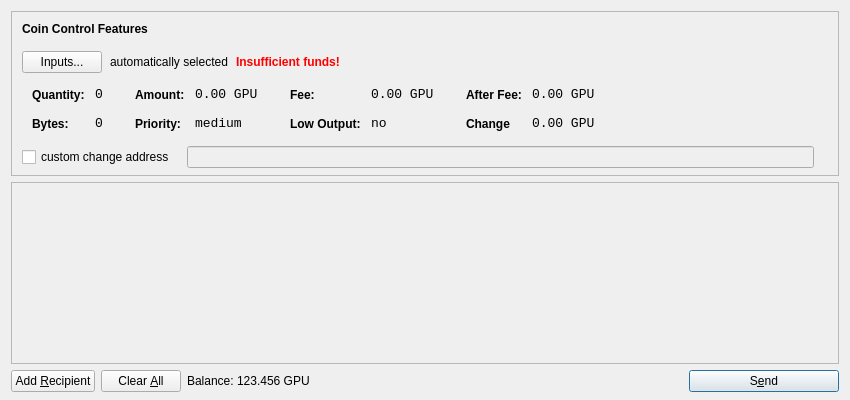
<?xml version="1.0" encoding="UTF-8"?>
<ui version="4.0">
 <class>SendCoinsDialog</class>
 <widget class="QDialog" name="SendCoinsDialog">
  <property name="geometry">
   <rect>
    <x>0</x>
    <y>0</y>
    <width>850</width>
    <height>400</height>
   </rect>
  </property>
  <property name="windowTitle">
   <string>Send Coins</string>
  </property>
  <property name="styleSheet">
   <string notr="true">background-image: url(:/images/bkg2);</string>
  </property>
  <layout class="QVBoxLayout" name="verticalLayout" stretch="0,1,0">
   <property name="bottomMargin">
    <number>8</number>
   </property>
   <item>
    <widget class="QFrame" name="frameCoinControl">
     <property name="sizePolicy">
      <sizepolicy hsizetype="Expanding" vsizetype="Expanding">
       <horstretch>0</horstretch>
       <verstretch>0</verstretch>
      </sizepolicy>
     </property>
     <property name="maximumSize">
      <size>
       <width>16777215</width>
       <height>16777215</height>
      </size>
     </property>
     <property name="frameShape">
      <enum>QFrame::StyledPanel</enum>
     </property>
     <property name="frameShadow">
      <enum>QFrame::Sunken</enum>
     </property>
     <layout class="QVBoxLayout" name="verticalLayoutCoinControl2">
      <property name="spacing">
       <number>6</number>
      </property>
      <property name="leftMargin">
       <number>0</number>
      </property>
      <property name="topMargin">
       <number>0</number>
      </property>
      <property name="rightMargin">
       <number>0</number>
      </property>
      <property name="bottomMargin">
       <number>6</number>
      </property>
      <item>
       <layout class="QVBoxLayout" name="verticalLayoutCoinControl" stretch="0,0,0,0,1">
        <property name="spacing">
         <number>0</number>
        </property>
        <property name="leftMargin">
         <number>10</number>
        </property>
        <property name="topMargin">
         <number>10</number>
        </property>
        <item>
         <layout class="QHBoxLayout" name="horizontalLayoutCoinControl1">
          <property name="bottomMargin">
           <number>15</number>
          </property>
          <item>
           <widget class="QLabel" name="labelCoinControlFeatures">
            <property name="sizePolicy">
             <sizepolicy hsizetype="Preferred" vsizetype="Maximum">
              <horstretch>0</horstretch>
              <verstretch>0</verstretch>
             </sizepolicy>
            </property>
            <property name="font">
             <font>
              <weight>75</weight>
              <bold>true</bold>
             </font>
            </property>
            <property name="styleSheet">
             <string notr="true">font-weight:bold;</string>
            </property>
            <property name="text">
             <string>Coin Control Features</string>
            </property>
           </widget>
          </item>
         </layout>
        </item>
        <item>
         <layout class="QHBoxLayout" name="horizontalLayoutCoinControl2" stretch="0,0,0,0">
          <property name="spacing">
           <number>8</number>
          </property>
          <property name="bottomMargin">
           <number>10</number>
          </property>
          <item>
           <widget class="QPushButton" name="pushButtonCoinControl">
            <property name="styleSheet">
             <string notr="true"/>
            </property>
            <property name="text">
             <string>Inputs...</string>
            </property>
           </widget>
          </item>
          <item>
           <widget class="QLabel" name="labelCoinControlAutomaticallySelected">
            <property name="text">
             <string>automatically selected</string>
            </property>
            <property name="margin">
             <number>5</number>
            </property>
           </widget>
          </item>
          <item>
           <widget class="QLabel" name="labelCoinControlInsuffFunds">
            <property name="font">
             <font>
              <weight>75</weight>
              <bold>true</bold>
             </font>
            </property>
            <property name="styleSheet">
             <string notr="true">color:red;font-weight:bold;</string>
            </property>
            <property name="text">
             <string>Insufficient funds!</string>
            </property>
            <property name="margin">
             <number>5</number>
            </property>
           </widget>
          </item>
          <item>
           <spacer name="horizontalSpacerCoinControl">
            <property name="orientation">
             <enum>Qt::Horizontal</enum>
            </property>
            <property name="sizeHint" stdset="0">
             <size>
              <width>40</width>
              <height>1</height>
             </size>
            </property>
           </spacer>
          </item>
         </layout>
        </item>
        <item>
         <widget class="QWidget" name="widgetCoinControl" native="true">
          <property name="sizePolicy">
           <sizepolicy hsizetype="Preferred" vsizetype="Preferred">
            <horstretch>0</horstretch>
            <verstretch>0</verstretch>
           </sizepolicy>
          </property>
          <property name="minimumSize">
           <size>
            <width>0</width>
            <height>0</height>
           </size>
          </property>
          <property name="styleSheet">
           <string notr="true"/>
          </property>
          <layout class="QHBoxLayout" name="horizontalLayoutCoinControl5">
           <property name="leftMargin">
            <number>0</number>
           </property>
           <property name="topMargin">
            <number>0</number>
           </property>
           <property name="rightMargin">
            <number>0</number>
           </property>
           <property name="bottomMargin">
            <number>0</number>
           </property>
           <item>
            <layout class="QHBoxLayout" name="horizontalLayoutCoinControl3" stretch="0,0,0,1">
             <property name="spacing">
              <number>20</number>
             </property>
             <property name="topMargin">
              <number>0</number>
             </property>
             <property name="bottomMargin">
              <number>10</number>
             </property>
             <item>
              <layout class="QFormLayout" name="formLayoutCoinControl1">
               <property name="horizontalSpacing">
                <number>10</number>
               </property>
               <property name="verticalSpacing">
                <number>14</number>
               </property>
               <property name="leftMargin">
                <number>10</number>
               </property>
               <property name="topMargin">
                <number>4</number>
               </property>
               <property name="rightMargin">
                <number>6</number>
               </property>
               <item row="0" column="0">
                <widget class="QLabel" name="labelCoinControlQuantityText">
                 <property name="styleSheet">
                  <string notr="true">font-weight:bold;</string>
                 </property>
                 <property name="text">
                  <string>Quantity:</string>
                 </property>
                 <property name="margin">
                  <number>0</number>
                 </property>
                </widget>
               </item>
               <item row="0" column="1">
                <widget class="QLabel" name="labelCoinControlQuantity">
                 <property name="font">
                  <font>
                   <family>Monospace</family>
                   <pointsize>10</pointsize>
                  </font>
                 </property>
                 <property name="cursor">
                  <cursorShape>IBeamCursor</cursorShape>
                 </property>
                 <property name="contextMenuPolicy">
                  <enum>Qt::ActionsContextMenu</enum>
                 </property>
                 <property name="text">
                  <string>0</string>
                 </property>
                 <property name="margin">
                  <number>0</number>
                 </property>
                 <property name="textInteractionFlags">
                  <set>Qt::LinksAccessibleByMouse|Qt::TextSelectableByKeyboard|Qt::TextSelectableByMouse</set>
                 </property>
                </widget>
               </item>
               <item row="1" column="0">
                <widget class="QLabel" name="labelCoinControlBytesText">
                 <property name="styleSheet">
                  <string notr="true">font-weight:bold;</string>
                 </property>
                 <property name="text">
                  <string>Bytes:</string>
                 </property>
                </widget>
               </item>
               <item row="1" column="1">
                <widget class="QLabel" name="labelCoinControlBytes">
                 <property name="font">
                  <font>
                   <family>Monospace</family>
                   <pointsize>10</pointsize>
                  </font>
                 </property>
                 <property name="cursor">
                  <cursorShape>IBeamCursor</cursorShape>
                 </property>
                 <property name="contextMenuPolicy">
                  <enum>Qt::ActionsContextMenu</enum>
                 </property>
                 <property name="text">
                  <string>0</string>
                 </property>
                 <property name="textInteractionFlags">
                  <set>Qt::LinksAccessibleByMouse|Qt::TextSelectableByKeyboard|Qt::TextSelectableByMouse</set>
                 </property>
                </widget>
               </item>
              </layout>
             </item>
             <item>
              <layout class="QFormLayout" name="formLayoutCoinControl2">
               <property name="horizontalSpacing">
                <number>10</number>
               </property>
               <property name="verticalSpacing">
                <number>14</number>
               </property>
               <property name="leftMargin">
                <number>6</number>
               </property>
               <property name="topMargin">
                <number>4</number>
               </property>
               <property name="rightMargin">
                <number>6</number>
               </property>
               <item row="0" column="0">
                <widget class="QLabel" name="labelCoinControlAmountText">
                 <property name="styleSheet">
                  <string notr="true">font-weight:bold;</string>
                 </property>
                 <property name="text">
                  <string>Amount:</string>
                 </property>
                 <property name="margin">
                  <number>0</number>
                 </property>
                </widget>
               </item>
               <item row="0" column="1">
                <widget class="QLabel" name="labelCoinControlAmount">
                 <property name="font">
                  <font>
                   <family>Monospace</family>
                   <pointsize>10</pointsize>
                  </font>
                 </property>
                 <property name="cursor">
                  <cursorShape>IBeamCursor</cursorShape>
                 </property>
                 <property name="contextMenuPolicy">
                  <enum>Qt::ActionsContextMenu</enum>
                 </property>
                 <property name="text">
                  <string>0.00 GPU</string>
                 </property>
                 <property name="textInteractionFlags">
                  <set>Qt::LinksAccessibleByMouse|Qt::TextSelectableByKeyboard|Qt::TextSelectableByMouse</set>
                 </property>
                </widget>
               </item>
               <item row="1" column="0">
                <widget class="QLabel" name="labelCoinControlPriorityText">
                 <property name="styleSheet">
                  <string notr="true">font-weight:bold;</string>
                 </property>
                 <property name="text">
                  <string>Priority:</string>
                 </property>
                </widget>
               </item>
               <item row="1" column="1">
                <widget class="QLabel" name="labelCoinControlPriority">
                 <property name="font">
                  <font>
                   <family>Monospace</family>
                   <pointsize>10</pointsize>
                  </font>
                 </property>
                 <property name="cursor">
                  <cursorShape>IBeamCursor</cursorShape>
                 </property>
                 <property name="contextMenuPolicy">
                  <enum>Qt::ActionsContextMenu</enum>
                 </property>
                 <property name="text">
                  <string>medium</string>
                 </property>
                 <property name="textInteractionFlags">
                  <set>Qt::LinksAccessibleByMouse|Qt::TextSelectableByKeyboard|Qt::TextSelectableByMouse</set>
                 </property>
                </widget>
               </item>
              </layout>
             </item>
             <item>
              <layout class="QFormLayout" name="formLayoutCoinControl3">
               <property name="horizontalSpacing">
                <number>10</number>
               </property>
               <property name="verticalSpacing">
                <number>14</number>
               </property>
               <property name="leftMargin">
                <number>6</number>
               </property>
               <property name="topMargin">
                <number>4</number>
               </property>
               <property name="rightMargin">
                <number>6</number>
               </property>
               <item row="0" column="0">
                <widget class="QLabel" name="labelCoinControlFeeText">
                 <property name="styleSheet">
                  <string notr="true">font-weight:bold;</string>
                 </property>
                 <property name="text">
                  <string>Fee:</string>
                 </property>
                 <property name="margin">
                  <number>0</number>
                 </property>
                </widget>
               </item>
               <item row="0" column="1">
                <widget class="QLabel" name="labelCoinControlFee">
                 <property name="font">
                  <font>
                   <family>Monospace</family>
                   <pointsize>10</pointsize>
                  </font>
                 </property>
                 <property name="cursor">
                  <cursorShape>IBeamCursor</cursorShape>
                 </property>
                 <property name="contextMenuPolicy">
                  <enum>Qt::ActionsContextMenu</enum>
                 </property>
                 <property name="text">
                  <string>0.00 GPU</string>
                 </property>
                 <property name="textInteractionFlags">
                  <set>Qt::LinksAccessibleByMouse|Qt::TextSelectableByKeyboard|Qt::TextSelectableByMouse</set>
                 </property>
                </widget>
               </item>
               <item row="1" column="0">
                <widget class="QLabel" name="labelCoinControlLowOutputText">
                 <property name="styleSheet">
                  <string notr="true">font-weight:bold;</string>
                 </property>
                 <property name="text">
                  <string>Low Output:</string>
                 </property>
                </widget>
               </item>
               <item row="1" column="1">
                <widget class="QLabel" name="labelCoinControlLowOutput">
                 <property name="font">
                  <font>
                   <family>Monospace</family>
                   <pointsize>10</pointsize>
                  </font>
                 </property>
                 <property name="cursor">
                  <cursorShape>IBeamCursor</cursorShape>
                 </property>
                 <property name="contextMenuPolicy">
                  <enum>Qt::ActionsContextMenu</enum>
                 </property>
                 <property name="text">
                  <string>no</string>
                 </property>
                 <property name="textInteractionFlags">
                  <set>Qt::LinksAccessibleByMouse|Qt::TextSelectableByKeyboard|Qt::TextSelectableByMouse</set>
                 </property>
                </widget>
               </item>
              </layout>
             </item>
             <item>
              <layout class="QFormLayout" name="formLayoutCoinControl4">
               <property name="horizontalSpacing">
                <number>10</number>
               </property>
               <property name="verticalSpacing">
                <number>14</number>
               </property>
               <property name="leftMargin">
                <number>6</number>
               </property>
               <property name="topMargin">
                <number>4</number>
               </property>
               <property name="rightMargin">
                <number>6</number>
               </property>
               <item row="0" column="0">
                <widget class="QLabel" name="labelCoinControlAfterFeeText">
                 <property name="styleSheet">
                  <string notr="true">font-weight:bold;</string>
                 </property>
                 <property name="text">
                  <string>After Fee:</string>
                 </property>
                 <property name="margin">
                  <number>0</number>
                 </property>
                </widget>
               </item>
               <item row="0" column="1">
                <widget class="QLabel" name="labelCoinControlAfterFee">
                 <property name="font">
                  <font>
                   <family>Monospace</family>
                   <pointsize>10</pointsize>
                  </font>
                 </property>
                 <property name="cursor">
                  <cursorShape>IBeamCursor</cursorShape>
                 </property>
                 <property name="contextMenuPolicy">
                  <enum>Qt::ActionsContextMenu</enum>
                 </property>
                 <property name="text">
                  <string>0.00 GPU</string>
                 </property>
                 <property name="textInteractionFlags">
                  <set>Qt::LinksAccessibleByMouse|Qt::TextSelectableByKeyboard|Qt::TextSelectableByMouse</set>
                 </property>
                </widget>
               </item>
               <item row="1" column="0">
                <widget class="QLabel" name="labelCoinControlChangeText">
                 <property name="styleSheet">
                  <string notr="true">font-weight:bold;</string>
                 </property>
                 <property name="text">
                  <string>Change</string>
                 </property>
                </widget>
               </item>
               <item row="1" column="1">
                <widget class="QLabel" name="labelCoinControlChange">
                 <property name="font">
                  <font>
                   <family>Monospace</family>
                   <pointsize>10</pointsize>
                  </font>
                 </property>
                 <property name="cursor">
                  <cursorShape>IBeamCursor</cursorShape>
                 </property>
                 <property name="contextMenuPolicy">
                  <enum>Qt::ActionsContextMenu</enum>
                 </property>
                 <property name="text">
                  <string>0.00 GPU</string>
                 </property>
                 <property name="textInteractionFlags">
                  <set>Qt::LinksAccessibleByMouse|Qt::TextSelectableByKeyboard|Qt::TextSelectableByMouse</set>
                 </property>
                </widget>
               </item>
              </layout>
             </item>
            </layout>
           </item>
          </layout>
         </widget>
        </item>
        <item>
         <layout class="QHBoxLayout" name="horizontalLayoutCoinControl4" stretch="0,0,0">
          <property name="spacing">
           <number>12</number>
          </property>
          <property name="sizeConstraint">
           <enum>QLayout::SetDefaultConstraint</enum>
          </property>
          <property name="topMargin">
           <number>5</number>
          </property>
          <property name="rightMargin">
           <number>5</number>
          </property>
          <item>
           <widget class="QCheckBox" name="checkBoxCoinControlChange">
            <property name="text">
             <string>custom change address</string>
            </property>
           </widget>
          </item>
          <item>
           <widget class="QLineEdit" name="lineEditCoinControlChange">
            <property name="enabled">
             <bool>false</bool>
            </property>
            <property name="sizePolicy">
             <sizepolicy hsizetype="Expanding" vsizetype="Fixed">
              <horstretch>0</horstretch>
              <verstretch>0</verstretch>
             </sizepolicy>
            </property>
           </widget>
          </item>
          <item>
           <widget class="QLabel" name="labelCoinControlChangeLabel">
            <property name="sizePolicy">
             <sizepolicy hsizetype="Preferred" vsizetype="Expanding">
              <horstretch>0</horstretch>
              <verstretch>0</verstretch>
             </sizepolicy>
            </property>
            <property name="minimumSize">
             <size>
              <width>0</width>
              <height>0</height>
             </size>
            </property>
            <property name="text">
             <string/>
            </property>
            <property name="margin">
             <number>3</number>
            </property>
           </widget>
          </item>
         </layout>
        </item>
        <item>
         <spacer name="verticalSpacerCoinControl">
          <property name="orientation">
           <enum>Qt::Vertical</enum>
          </property>
          <property name="sizeHint" stdset="0">
           <size>
            <width>800</width>
            <height>1</height>
           </size>
          </property>
         </spacer>
        </item>
       </layout>
      </item>
     </layout>
    </widget>
   </item>
   <item>
    <widget class="QScrollArea" name="scrollArea">
     <property name="widgetResizable">
      <bool>true</bool>
     </property>
     <widget class="QWidget" name="scrollAreaWidgetContents">
      <property name="geometry">
       <rect>
        <x>0</x>
        <y>0</y>
        <width>830</width>
        <height>172</height>
       </rect>
      </property>
      <layout class="QVBoxLayout" name="verticalLayout_2">
       <property name="leftMargin">
        <number>0</number>
       </property>
       <property name="topMargin">
        <number>0</number>
       </property>
       <property name="rightMargin">
        <number>0</number>
       </property>
       <property name="bottomMargin">
        <number>0</number>
       </property>
       <item>
        <layout class="QVBoxLayout" name="entries">
         <property name="spacing">
          <number>6</number>
         </property>
        </layout>
       </item>
       <item>
        <spacer name="verticalSpacer">
         <property name="orientation">
          <enum>Qt::Vertical</enum>
         </property>
         <property name="sizeHint" stdset="0">
          <size>
           <width>20</width>
           <height>40</height>
          </size>
         </property>
        </spacer>
       </item>
      </layout>
     </widget>
    </widget>
   </item>
   <item>
    <layout class="QHBoxLayout" name="horizontalLayout">
     <item>
      <widget class="QPushButton" name="addButton">
       <property name="toolTip">
        <string>Send to multiple recipients at once</string>
       </property>
       <property name="text">
        <string>Add &amp;Recipient</string>
       </property>
       <property name="icon">
        <iconset resource="../bitcoin.qrc">
         <normaloff>:/icons/add</normaloff>:/icons/add</iconset>
       </property>
       <property name="autoDefault">
        <bool>false</bool>
       </property>
      </widget>
     </item>
     <item>
      <widget class="QPushButton" name="clearButton">
       <property name="sizePolicy">
        <sizepolicy hsizetype="Minimum" vsizetype="Fixed">
         <horstretch>0</horstretch>
         <verstretch>0</verstretch>
        </sizepolicy>
       </property>
       <property name="toolTip">
        <string>Remove all transaction fields</string>
       </property>
       <property name="text">
        <string>Clear &amp;All</string>
       </property>
       <property name="icon">
        <iconset resource="../bitcoin.qrc">
         <normaloff>:/icons/remove</normaloff>:/icons/remove</iconset>
       </property>
       <property name="autoRepeatDelay">
        <number>300</number>
       </property>
       <property name="autoDefault">
        <bool>false</bool>
       </property>
      </widget>
     </item>
     <item>
      <layout class="QHBoxLayout" name="horizontalLayout_2">
       <property name="spacing">
        <number>3</number>
       </property>
       <item>
        <widget class="QLabel" name="label">
         <property name="sizePolicy">
          <sizepolicy hsizetype="Preferred" vsizetype="Fixed">
           <horstretch>0</horstretch>
           <verstretch>0</verstretch>
          </sizepolicy>
         </property>
         <property name="text">
          <string>Balance:</string>
         </property>
        </widget>
       </item>
       <item>
        <widget class="QLabel" name="labelBalance">
         <property name="sizePolicy">
          <sizepolicy hsizetype="Preferred" vsizetype="Fixed">
           <horstretch>0</horstretch>
           <verstretch>0</verstretch>
          </sizepolicy>
         </property>
         <property name="cursor">
          <cursorShape>IBeamCursor</cursorShape>
         </property>
         <property name="text">
          <string>123.456 GPU</string>
         </property>
         <property name="textInteractionFlags">
          <set>Qt::LinksAccessibleByMouse|Qt::TextSelectableByKeyboard|Qt::TextSelectableByMouse</set>
         </property>
        </widget>
       </item>
      </layout>
     </item>
     <item>
      <spacer name="horizontalSpacer">
       <property name="orientation">
        <enum>Qt::Horizontal</enum>
       </property>
       <property name="sizeHint" stdset="0">
        <size>
         <width>40</width>
         <height>20</height>
        </size>
       </property>
      </spacer>
     </item>
     <item>
      <widget class="QPushButton" name="sendButton">
       <property name="minimumSize">
        <size>
         <width>150</width>
         <height>0</height>
        </size>
       </property>
       <property name="toolTip">
        <string>Confirm the send action</string>
       </property>
       <property name="text">
        <string>S&amp;end</string>
       </property>
       <property name="icon">
        <iconset resource="../bitcoin.qrc">
         <normaloff>:/icons/send</normaloff>:/icons/send</iconset>
       </property>
       <property name="default">
        <bool>true</bool>
       </property>
      </widget>
     </item>
    </layout>
   </item>
  </layout>
 </widget>
 <resources>
  <include location="../bitcoin.qrc"/>
 </resources>
 <connections/>
</ui>
